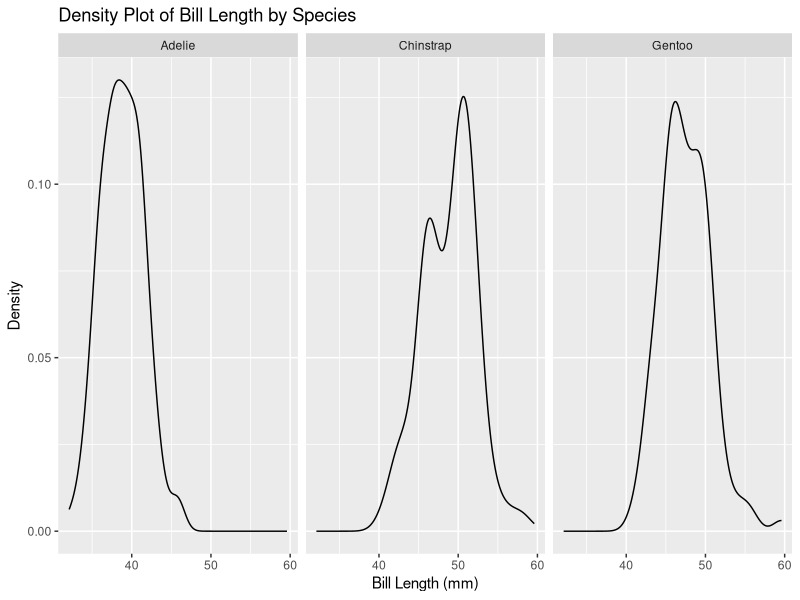
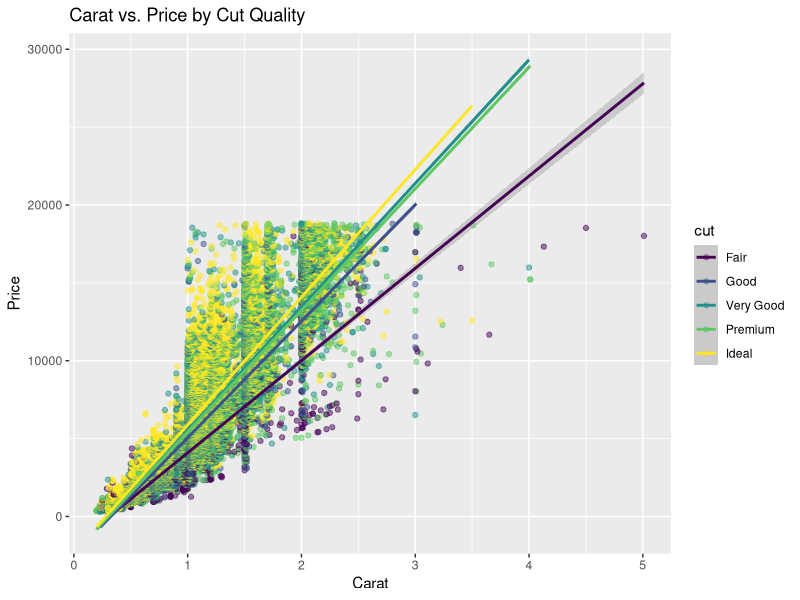
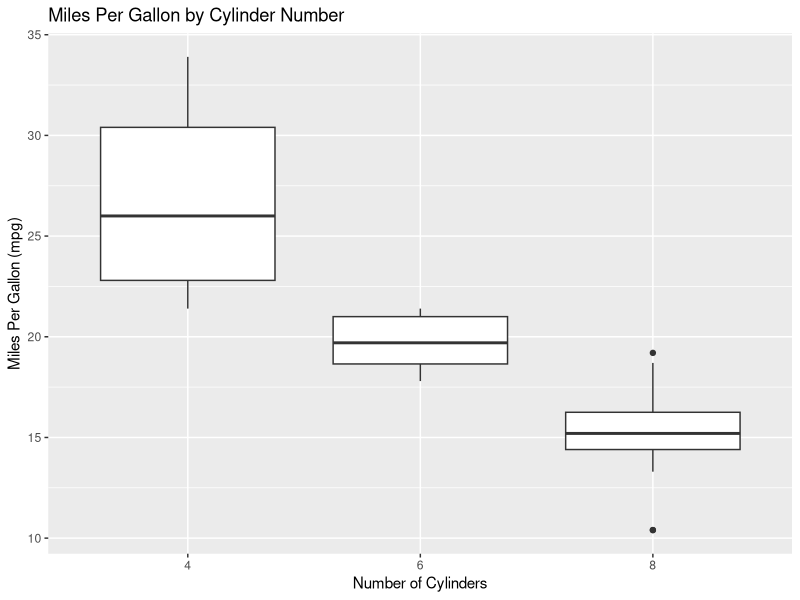
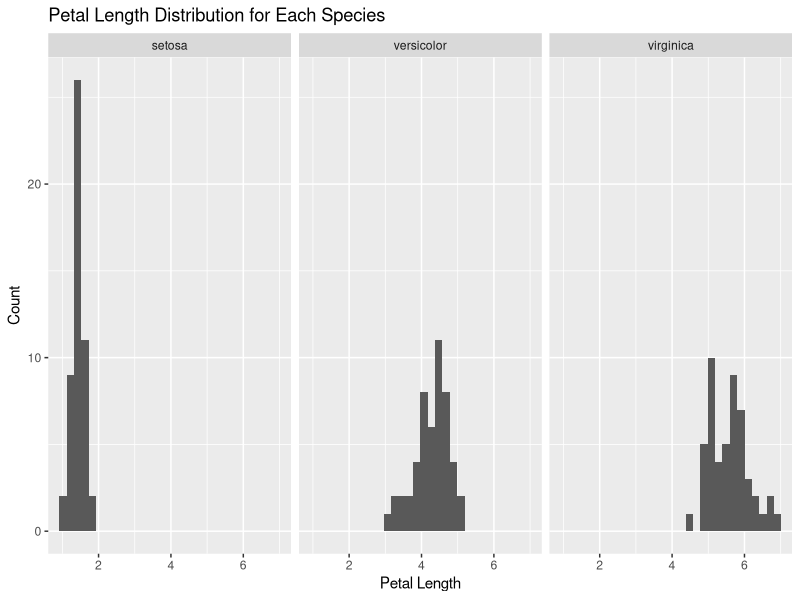

The R source for these figures, in order:
# Please create teh following plots:

# Q1 ----

# Load the tidyverse library
library(tidyverse)

# Load the palmerpenguins library
library(palmerpenguins)

# Load the penguins dataset
data(penguins)

# Plot 1
# Create a density plot of the 'bill_length_mm' column of the penguins
# dataset.
# Use the ggplot() function to create the plot.
# Use the aes() function to specify the x-axis variable.
# Inside the aes() function, set the x parameter to the 'bill_length_mm'
# column of the penguins dataset.
# Add a + sign after the ggplot() function.
# Use the geom_density() function to add a density plot to the ggplot()
# function.
# Add a + sign after the geom_density() function.
# Use the facet_grid() function to add a facet to the ggplot() function.
# Inside the facet_grid() function, set the formula to
# "~ species".
# Add a + sign after the facet_grid() function.
# Use the labs() function to add a title to the ggplot() function.
# Inside the labs() function, set the title parameter to
# "Density Plot of Bill Length by Species".
# Set the x parameter to "Bill Length (mm)".
# Set the y parameter to "Density".

plot1 <- ggplot(data = penguins, mapping = aes(x = bill_length_mm)) +
  geom_density() +
  facet_grid(~ species) +
  labs(title = "Density Plot of Bill Length by Species", x = "Bill Length (mm)", y = "Density")


# To verify your answer, run the following code
plot1

# Q2 ----

# Use the diamonds dataset from ggplot2
data(diamonds)

# Plot 2
# Create a scatter plot of 'carat' vs. 'price', colored by 'cut' quality.
# Use the ggplot() function to create the plot.
# Use the aes() function to specify the x-axis and y-axis variables.
# Inside the aes() function, set the x parameter to 'carat', the y parameter to 'price'.
# Add a + sign after the ggplot() function.
# Use the geom_point() function to add a scatter plot to the ggplot() function. 
# Inside the geom_point() function, use the aes() function to set the color parameter to 'cut'.
# Set the alpha parameter inside geom_point() to 0.5 to make the points semi-transparent if there is overplotting.
# Use the geom_smooth() function to add a smooth line through the points for each 'cut' category, setting the method argument to "lm" for linear models.
# Add a + sign after the geom_point() (and geom_smooth(), if used) function.
# Use the labs() function to add a title to the ggplot() function.
# Inside the labs() function, set the title parameter to "Carat vs. Price by Cut Quality",
# Set the x parameter to "Carat",
# Set the y parameter to "Price".

plot2 <- ggplot(data = diamonds, mapping = aes(x = carat, y = price)) +
  geom_point(mapping = aes(color = cut), alpha = 0.5) +
  geom_smooth(mapping = aes(color = cut), method = "lm") +
  labs(title = "Carat vs. Price by Cut Quality", x = "Carat", y = "Price")
             


# To verify your answer, run the following code
plot2

# Q3 ----


# Use the mtcars dataset
data(mtcars)

# Plot 3
# Create a boxplot of 'mpg' by 'cyl' (number of cylinders).
# Use the ggplot() function to create the plot.
# Use the aes() function to specify the x-axis and y-axis variables.
# Inside the aes() function, set the x parameter to 'cyl' and the y parameter to 'mpg'.
# NOTICE that you will need to convert the 'cyl' column to a factor using the factor() function. factor(cyl)
# Add a + sign after the ggplot() function.
# Use the geom_boxplot() function to add a boxplot to the ggplot() function.
# Add a + sign after the geom_boxplot() function.
# Use the labs() function to add a title to the ggplot() function.
# Inside the labs() function, set the title parameter to "Miles Per Gallon by Cylinder Number",
# Set the x parameter to "Number of Cylinders",
# Set the y parameter to "Miles Per Gallon (mpg)".

plot3 <- ggplot(data = mtcars, mapping = aes(x = factor(cyl), y = mpg)) +
  geom_boxplot() +
  labs(title = "Miles Per Gallon by Cylinder Number", x = "Number of Cylinders", y = "Miles Per Gallon (mpg)")


# To verify your answer, run the following code
plot3

# Q4 ----

# Use the iris dataset
data(iris)

# Plot 4
# Create a histogram of 'Petal.Length' for each species.
# Use the ggplot() function to create the plot.
# Use the aes() function to specify the x-axis variable.
# Inside the aes() function, set the x parameter to 'Petal.Length'.
# Add a + sign after the ggplot() function.
# Use the geom_histogram() function to add a histogram to the ggplot() function, and set bins to 30.
# Add a + sign after the geom_histogram() function.
# Use the facet_wrap() function to add a facet for 'Species'.
# Inside the facet_wrap() function, set the facets parameter to '~ Species'.
# Add a + sign after the facet_wrap() function.
# Use the labs() function to add a title to the ggplot() function.
# Inside the labs() function, set the title parameter to "Petal Length Distribution for Each Species",
# Set the x parameter to "Petal Length",
# Set the y parameter to "Count".

plot4 <- ggplot(data = iris, mapping = aes(x = Petal.Length)) +
  geom_histogram(bins = 30) +
  facet_wrap(~ Species) +
  labs(title = "Petal Length Distribution for Each Species", x = "Petal Length", y = "Count")


# To verify your answer, run the following code
plot4



